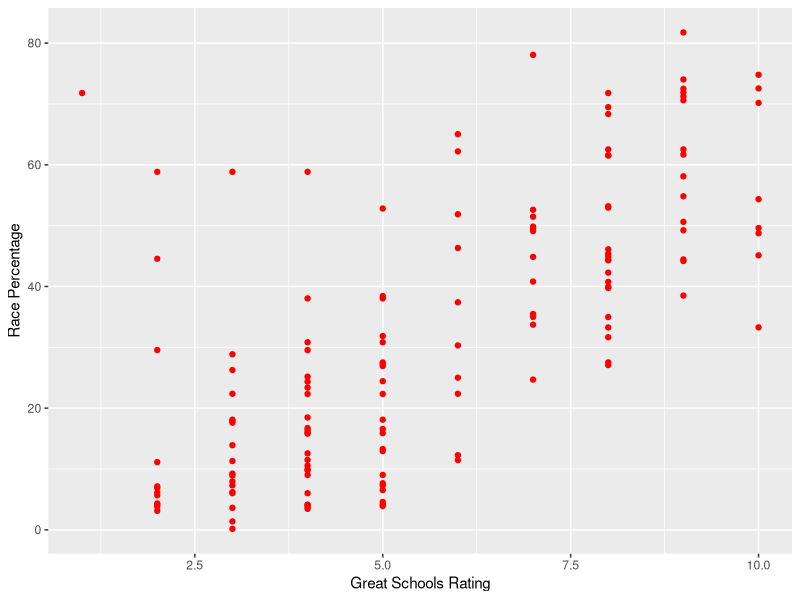

R code for this plot:
## ---- chunk 1
 schools <- read.csv("schooloutput_v2.csv")
names(schools)
 

## ---- chunk 2

library(ggplot2) 
  myd <- subset(schools, dis == "Montgomery County Public Schools"  )
  mydata <- data.frame(rating = myd$r, race = myd[,"white"] )
   ggplot(mydata, aes(x = rating, y = race)) + geom_point(color="red") + labs(x="Great Schools Rating",y="Race Percentage") 
   #qplot(rating, race, data = mydata)

